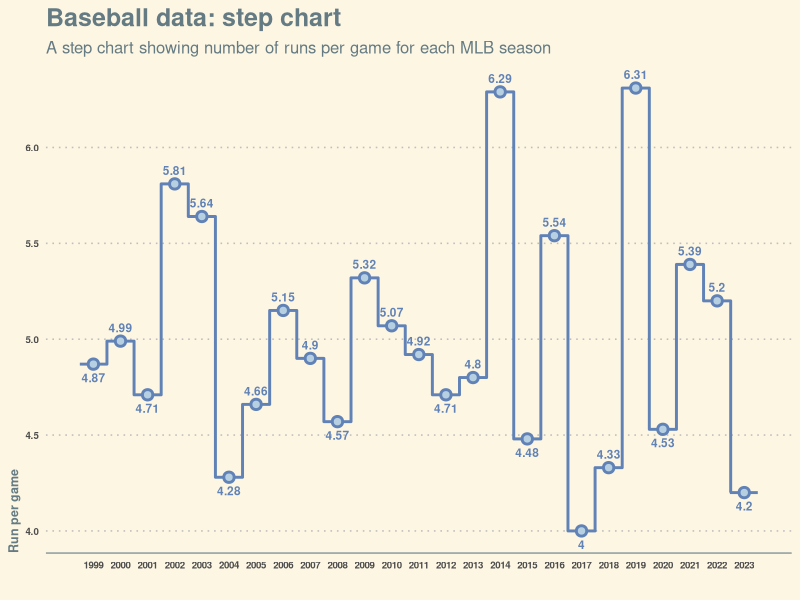
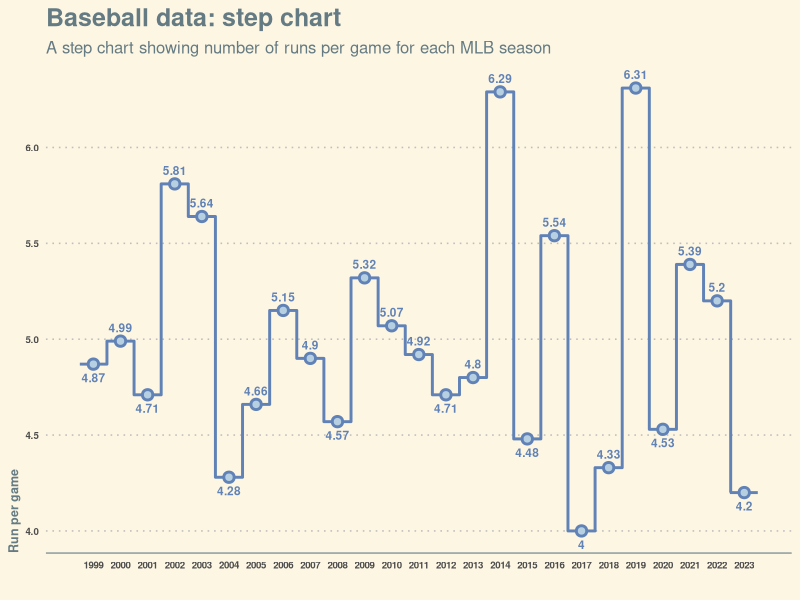

Generate these figures, in order, with R:
# inspired by https://nightingaledvs.com/step-charts/?mc_cid=fa7faa1d04&mc_eid=0b1961a6ab

library(tidyverse)
library(ggthemes)

set.seed(070823)

data = data.frame(year = 1999:2023, 
                  rpg = round(rnorm(25,4.65,0.5),2))

for (i in 1:25) {
  if (i %in% c(1,25)){
    data$low[i] =  data$rpg[i]
    data$up[i] = NA
  } else {
    data$low[i] = ifelse((data$rpg[i-1]>data$rpg[i])&(data$rpg[i]<data$rpg[i+1]),
                      data$rpg[i],NA) 
    data$up[i] = ifelse((data$rpg[i-1]>data$rpg[i])&(data$rpg[i]<data$rpg[i+1]),
                        NA,data$rpg[i]) 
  }
}

line_col = '#6082B6'
inside_point_fill= '#B6D0E2'

ggplot() +
  geom_step(data=data, aes(x=year-0.5, y=rpg), color=line_col, size=1) +
  geom_segment(aes(x= 2022.47, xend=2023.5 , y=  data$rpg[25], yend =data$rpg[25]), color=line_col, size=1)+
  geom_point(data=data, aes(x=year, y=rpg), fill=inside_point_fill, color=line_col, 
             shape=21, size=2.5, stroke = 1.5) +
  geom_text(data=data, aes(x=year, y=rpg, label=up), vjust=-1, size=3, color=line_col, fontface = "bold")+
  geom_text(data=data, aes(x=year, y=rpg, label=low), vjust=2, size=3, color=line_col, fontface = "bold")+
  scale_x_continuous(breaks = 1999:2023)+
  theme_solarized()+
  theme(panel.grid.minor = element_blank(),
        axis.line.y = element_blank(),
        panel.grid.major.x = element_blank(),
        panel.border = element_blank(),
        panel.background = element_blank(),
        axis.ticks = element_blank(),
        panel.grid.major.y = element_line(linetype = 3, color='grey'),
        plot.title = element_text(face = "bold", hjust = 0, size=18),
        plot.subtitle = element_text(hjust = 0, size=12),
        axis.title.y = element_text(hjust = 0, size = 9, face = 'bold'),
        axis.text.x = element_text(size=7, face = 'bold'),
        axis.text.y = element_text(size=7, face='bold'))+
  labs(x='', y='Run per game', title = 'Baseball data: step chart',
       subtitle = 'A step chart showing number of runs per game for each MLB season')
  
ggsave('step_chart.jpg', width=11, height = 6, dpi=200)

